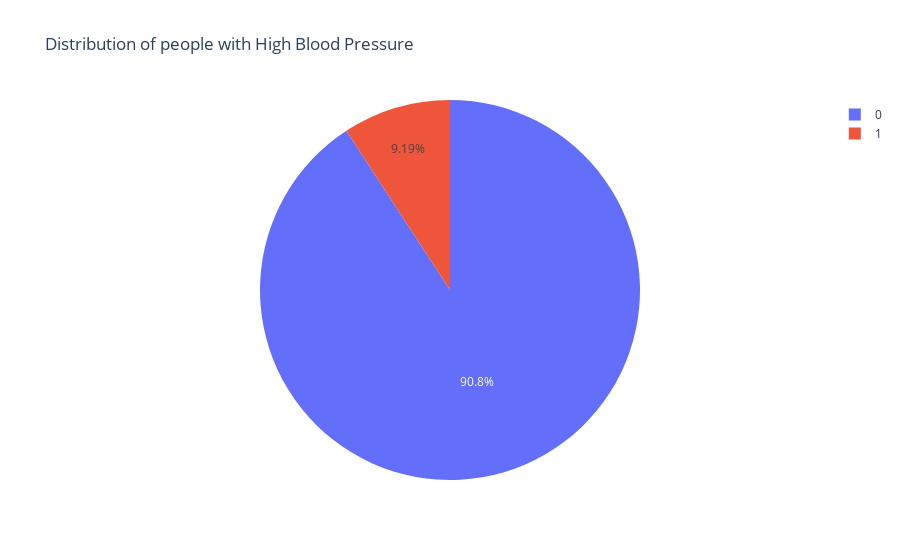

Here is the notebook cell this chart was saved with:
### Code cell
value_viz('hypertension','Distribution of people with High Blood Pressure')

### Figure 1 — Plotly figure (JSON) as saved in the notebook; plotly's stock layout.template omitted (floating-point values rounded to 4 significant figures; data arrays with more than 128 entries replaced by an {"elided": "..."} marker saying what was removed)
{"data": [{"domain": {"x": [0, 1], "y": [0, 1]}, "hovertemplate": "hypertension=%{label}<extra></extra>", "labels": {"elided": "4909 int values"}, "legendgroup": "", "name": "", "showlegend": true, "type": "pie"}], "layout": {"legend": {"tracegroupgap": 0}, "title": {"text": "Distribution of people with High Blood Pressure"}}}
